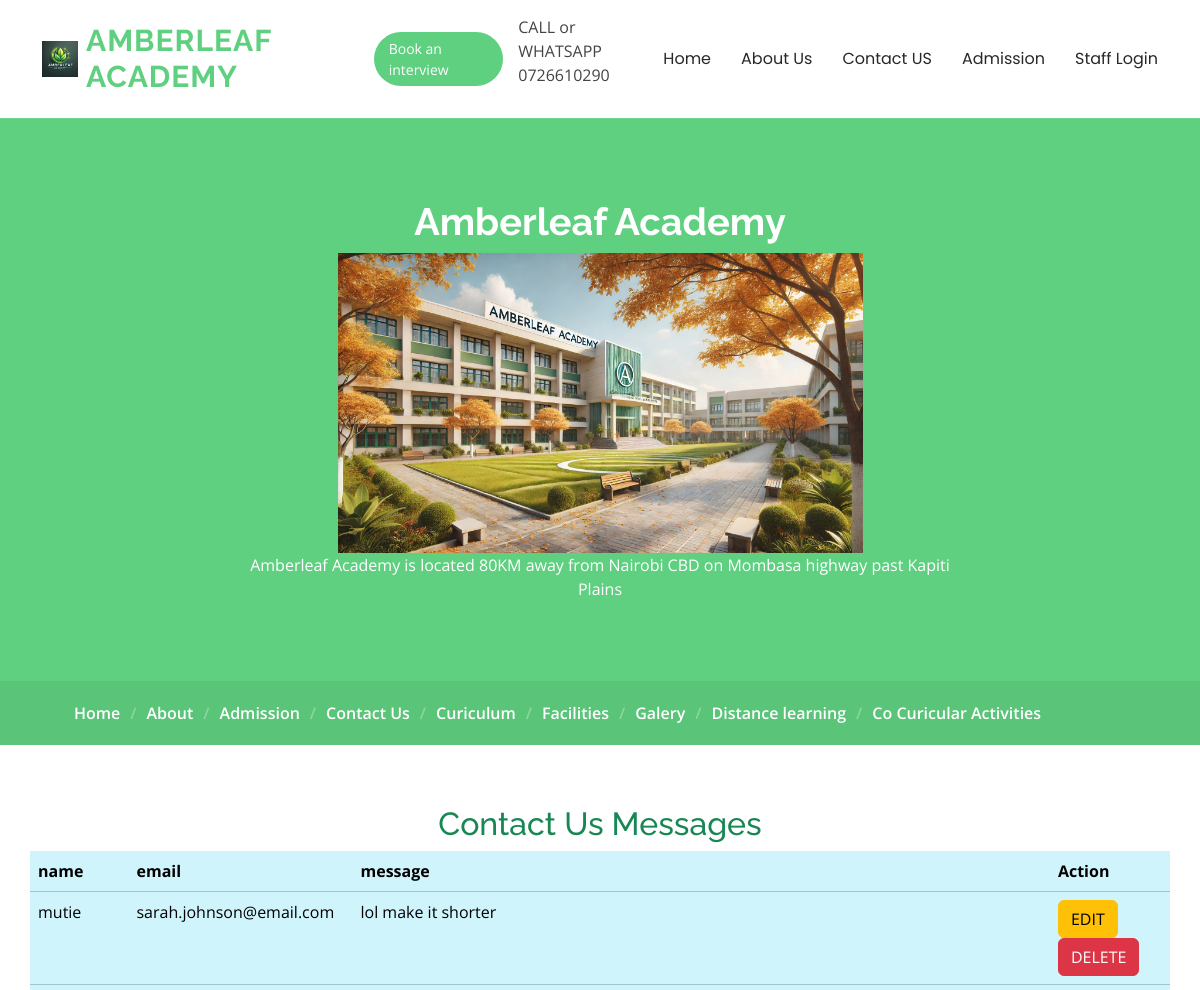
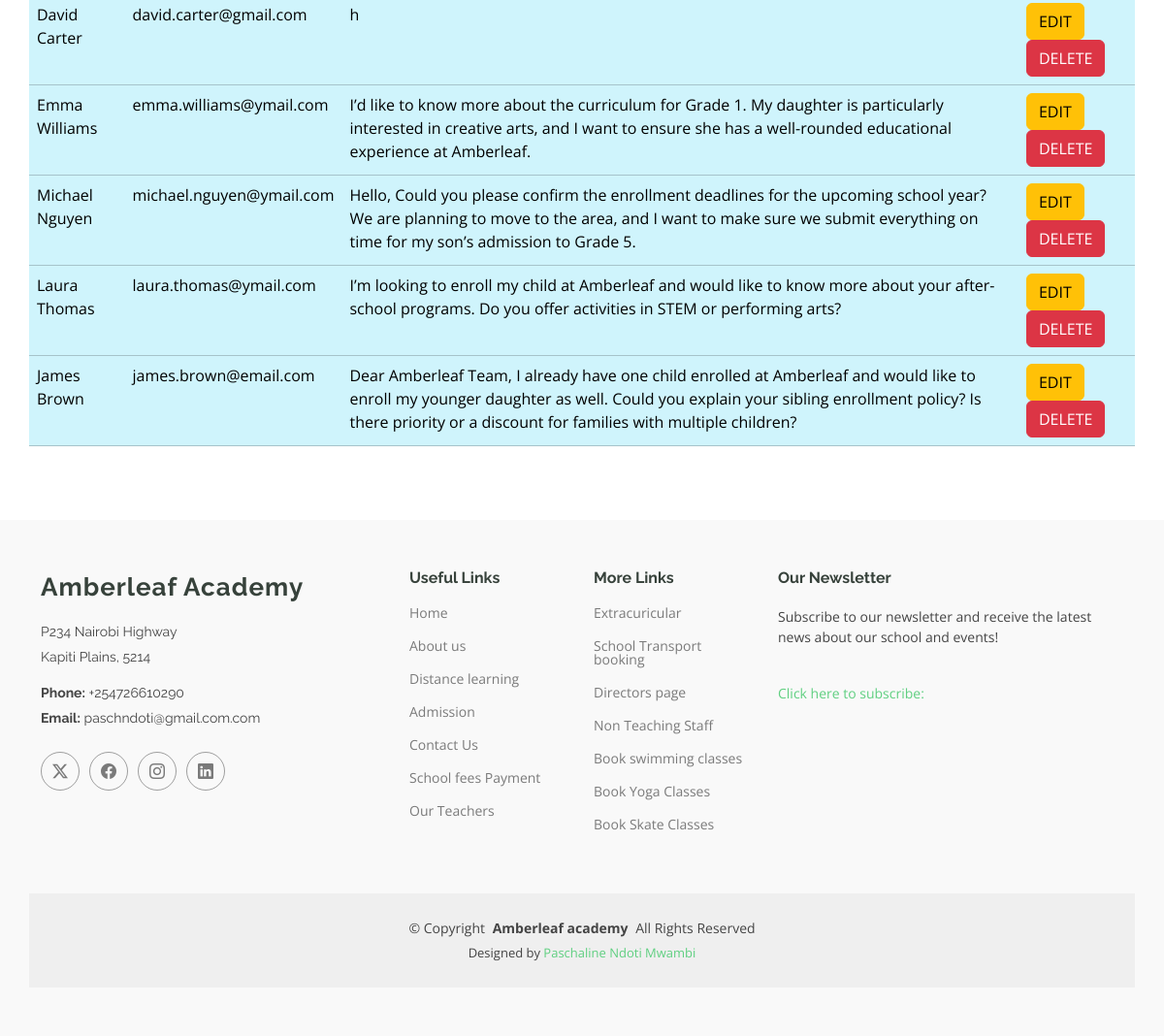
/showmessage/, run on the app's committed database (2 pictures, top to bottom).
### amberleafapp/models.py (models this page shows, shortened)
class ContactMessage(models.Model):
    name = models.CharField(max_length=100)
    email = models.EmailField()
    message = models.TextField()

### amberleafapp/views.py (the view)
# urls.py: path('showmessage/', views.showmessage, name='showmessage'),
def showmessage(request):
    allmessages=ContactMessage.objects.all()
    return render(request, 'showmessage.html', {'message':allmessages})

### templates/showmessage.html
{% extends 'starter.html' %}
{% load static %}
{% block content %}
<h2 class="text-center text-success">Contact Us Messages</h2>
<table class="table table-info container">
    <tr>
        <th>name</th>
        <th>email</th>
        <th>message</th>
        <th>Action</th>
    </tr>
    {% for x in message %}
    <tr>
        <td>{{ x.name }}</td>
        <td>{{ x.email }}</td>
        <td>{{ x.message }}</td>
        <td>
            <a href="/editcontactmessage/{{ x.id }}" class="btn btn-warning">EDIT</a>
            <a href="/deletecontactmessage/{{ x.id }}" class="btn btn-danger">DELETE</a>
        </td>
    </tr>
    {% endfor %}
</table>
{% endblock %}

### templates/starter.html (shortened to what this page needs)
<!DOCTYPE html>
<html lang="en">
<head>
  {% load static %}
  <link href="{% static 'assets/vendor/bootstrap/css/bootstrap.min.css' %}" rel="stylesheet">
  <link href="{% static 'assets/vendor/bootstrap-icons/bootstrap-icons.css' %}" rel="stylesheet">
  <link href="{% static 'assets/vendor/glightbox/css/glightbox.min.css' %}" rel="stylesheet">
  <link href="{% static 'assets/vendor/swiper/swiper-bundle.min.css' %}" rel="stylesheet">
  <link href="{% static 'assets/css/main.css' %}" rel="stylesheet">
</head>
<body class="starter-page-page">
  <header id="header" class="header d-flex align-items-center sticky-top">
    <div class="container-fluid container-xl position-relative d-flex align-items-center">
      <a href="" class="logo d-flex align-items-center me-auto">
        <img src="{% static 'IMG/logo.webp' %}" alt="" height="300">
        <h1 class="sitename">Amberleaf Academy</h1>
      </a>
      <nav id="navmenu" class="navmenu">
        <ul>
          <P>CALL or WHATSAPP 0726610290</P>
          <li><a href="{% url 'home' %}">Home<br></a></li>
          <li><a href="{% url 'about' %}">About Us</a></li>
          <li><a href="{% url 'contact' %}">Contact US </a></li>
          <li><a href="{% url 'admission' %}">Admission</a></li>
          <li><a href="{% url 'login' %}">Staff Login</a></li>
        </ul>
      </nav>
      <a class="btn-getstarted" href="{% url 'interview' %}">Book an interview</a>
    </div>
  </header>
  <main class="main">
    <div class="page-title" data-aos="fade">
      <div class="heading">
        <div class="container">
          <div class="row d-flex justify-content-center text-center">
            <div class="col-lg-8">
              <h1>Amberleaf Academy</h1>
              <img src="{% static 'IMG/background.webp' %}" height="300" >
              <p class="mb-0">Amberleaf Academy is located 80KM away from Nairobi CBD on Mombasa highway past Kapiti Plains</p>
            </div>
          </div>
        </div>
      </div>
      <nav class="breadcrumbs">
        <div class="container">
          <ol>
            <li><a href="{% url 'home' %}">Home</a></li>
            <li><a href="{% url 'about' %}">About</a></li>
            <li><a href="{% url 'admission' %}">Admission</a></li>
            <li><a href="{% url 'contact' %}">Contact Us</a></li>
            <li><a href="{% url 'curiculum' %}">Curiculum</a></li>
            <li><a href="{% url 'facilities' %}">Facilities</a></li>
            <li><a href="{% url 'galery' %}">Galery</a></li>
            <li><a href="{% url 'digitalschool' %}">Distance learning</a></li>
            <li><a href="{% url 'cocuricular' %}">Co Curicular Activities</a></li>
          </ol>
        </div>
      </nav>
    </div>
    <section id="starter-section" class="starter-section section">
    {% block content %}
    {% endblock %}
  </main>
  <footer id="footer" class="footer position-relative light-background">
    <div class="container footer-top">
      <div class="row gy-4">
        <div class="col-lg-4 col-md-6 footer-about">
          <a href="{% url 'home' %}" class="logo d-flex align-items-center">
            <span class="sitename">Amberleaf Academy</span>
          </a>
          <div class="footer-contact pt-3">
            <p>P234 Nairobi Highway</p>
            <p>Kapiti Plains, 5214</p>
            <p class="mt-3"><strong>Phone:</strong> <span>+254726610290</span></p>
            <p><strong>Email:</strong> <span>paschndoti@gmail.com.com</span></p>
          </div>
          <div class="social-links d-flex mt-4">
            <a href=""><i class="bi bi-twitter-x"></i></a>
            <a href=""><i class="bi bi-facebook"></i></a>
            <a href=""><i class="bi bi-instagram"></i></a>
            <a href=""><i class="bi bi-linkedin"></i></a>
          </div>
        </div>
        <div class="col-lg-2 col-md-3 footer-links">
          <h4>Useful Links</h4>
          <ul>
            <li><a href="{% url 'home' %}">Home</a></li>
            <li><a href="{% url 'about' %}">About us</a></li>
            <li><a href="{% url 'digitalschool' %}">Distance learning</a></li>
            <li><a href="{% url 'admission' %}">Admission</a></li>
            <li><a href="{% url 'contact' %}">Contact Us</a></li>
            <li><a href="{% url 'home' %}">School fees Payment</a></li>
            <li><a href="{% url 'teachers' %}">Our Teachers</a></li>
          </ul>
        </div>
        <div class="col-lg-2 col-md-3 footer-links">
          <h4>More Links </h4>
          <ul>
            <li><a href="{% url 'cocuricular' %}">Extracuricular</a></li>
            <li><a href="{% url 'transportbooking' %}">School Transport booking</a></li>
           <li><a href="{% url 'directors' %}">Directors page</a></li>
            <li><a href="{% url 'nonteachingstaff' %}">Non Teaching Staff</a></li>
            <li><a href="{% url 'swimbooking' %}">Book swimming classes</a></li>
            <li><a href="{% url 'yogabooking' %}">Book Yoga Classes</a></li>
            <li><a href="{% url 'skatebooking' %}">Book Skate Classes</a></li>
          </ul>
        </div>
        <div class="col-lg-4 col-md-12 footer-newsletter">
          <h4>Our Newsletter</h4>
          <p>Subscribe to our newsletter and receive the latest news about our school and events!</p><br>
          <a href="{% url 'contact' %}">Click here to subscribe:</a>
        </div>
      </div>
    </div>
    <div class="container copyright text-center mt-4">
      <p>© <span>Copyright</span> <strong class="px-1 sitename">Amberleaf academy</strong> <span>All Rights Reserved</span></p>
      <div class="credits">
        Designed by <a href="{% url 'contact' %}">Paschaline Ndoti Mwambi</a>
      </div>
    </div>
  </footer>
</body>
</html>

### data on the page
ContactMessage: name "mutie", email "sarah.johnson@email.com", message "lol make it shorter"
ContactMessage: name "David Carter", email "david.carter@gmail.com", message "h"
ContactMessage: name "Emma Williams", email "emma.williams@ymail.com", message "I’d like to know more about the curriculum for Grade 1. My daughter is particularly interested in creative arts, and I want to ensure she has a well-rounded educational experience at Amberleaf."
ContactMessage: name "Michael Nguyen", email "michael.nguyen@ymail.com", message "Hello, Could you please confirm the enrollment deadlines for the upcoming school year? We are planning to move to the area, and I want to make sure we submit everything on time for my son’s admission to Grade 5."
ContactMessage: name "Laura Thomas", email "laura.thomas@ymail.com", message "I’m looking to enroll my child at Amberleaf and would like to know more about your after-school programs. Do you offer activities in STEM or performing arts?"
ContactMessage: name "James Brown", email "james.brown@email.com", message "Dear Amberleaf Team, I already have one child enrolled at Amberleaf and would like to enroll my younger daughter as well. Could you explain your sibling enrollment policy? Is there priority or a discount for families with multiple children?"
